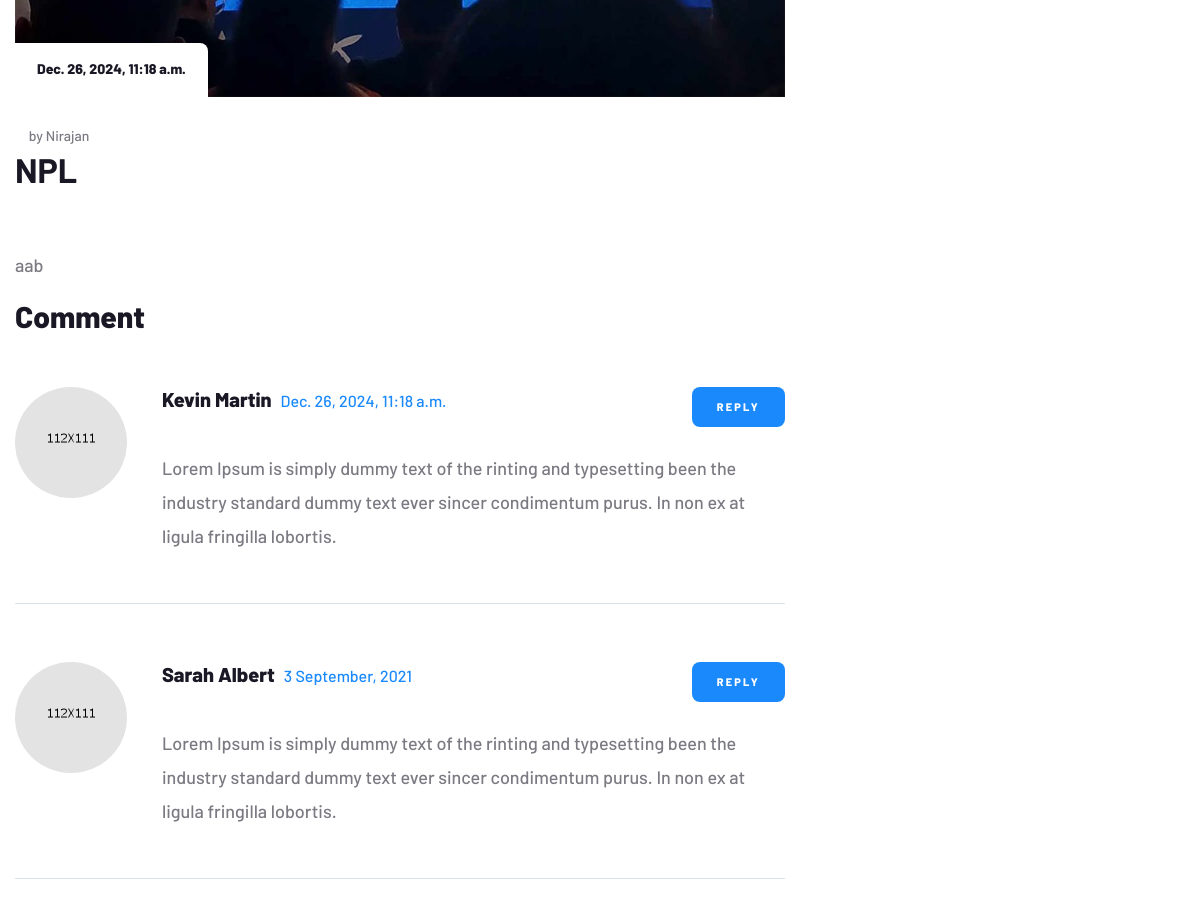
Before: /news/1/ (middle part) with the older database file.
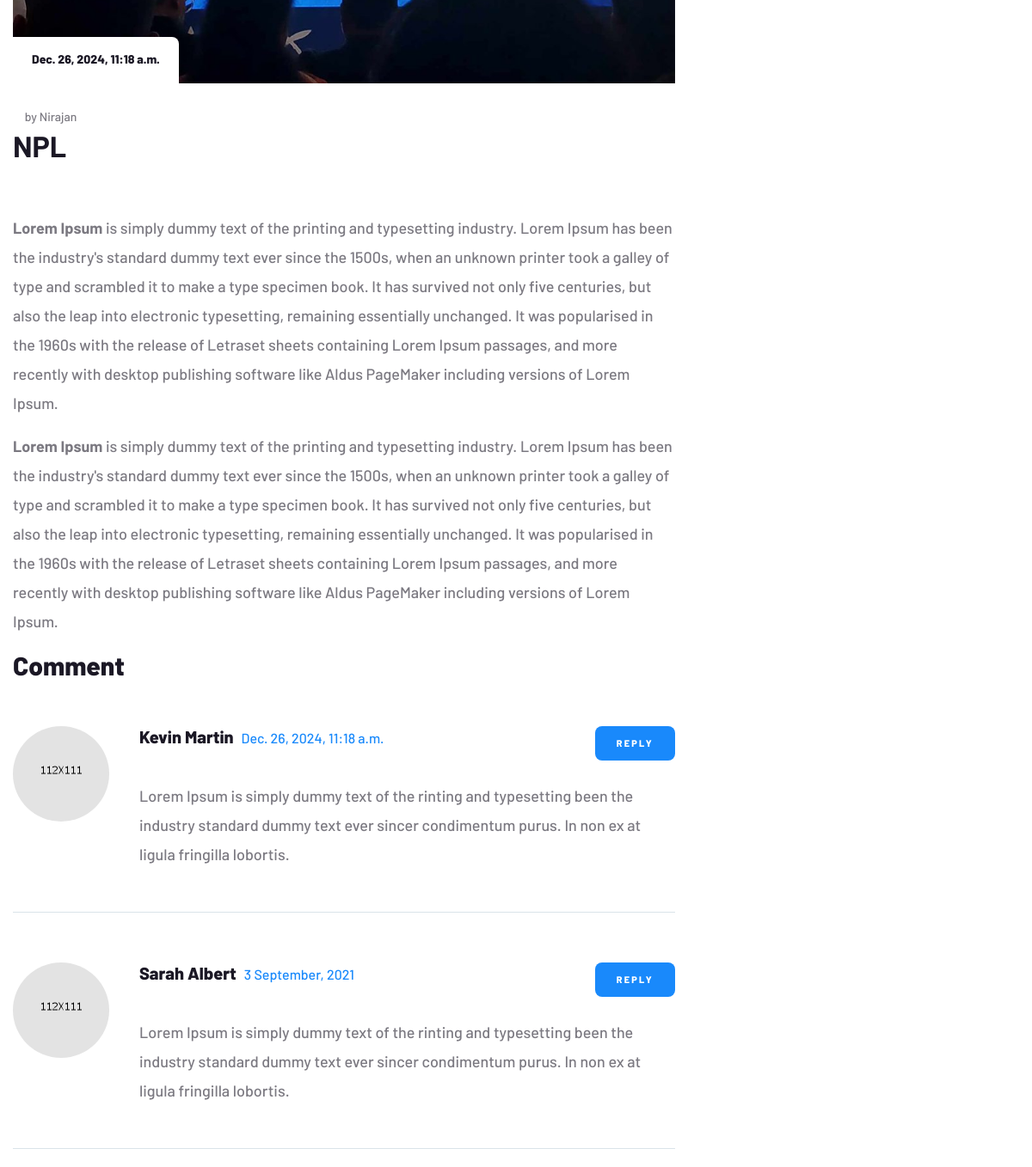
After: the same page with the newer database file.
### it_solution/models.py (models this page shows, shortened)
class LatestNews(models.Model):
    image= models.ImageField(upload_to='latestnews/')
    title= models.CharField(max_length=255)
    admin= models.CharField(max_length=255)
    content= RichTextField()
    date= models.DateTimeField(auto_now_add=True)

### it_solution/views.py (the view)
# urls.py: path("news/<int:pk>/", views.newsdetailsview, name="news-details"),
def newsdetailsview(request, pk):
      data = get_object_or_404(LatestNews, pk=pk)
      comments = Comment.objects.all()
      context = {
            'data': data,
            'comment': comments
      }
      return render(request, "news-details.html", context)

### templates/news-details.html (shortened to what the changed rows need)
{% extends "base.html" %}
{% load static %}
{% block content %}
<!DOCTYPE html>
<html lang="en">
<head>
    <link rel="stylesheet" href="{% static 'assets/vendors/bootstrap/css/bootstrap.min.css'%}" />
    <link rel="stylesheet" href="{% static 'assets/vendors/animate/animate.min.css'%}" />
    <link rel="stylesheet" href="{% static 'assets/vendors/animate/custom-animate.css'%}" />
    <link rel="stylesheet" href="{% static 'assets/vendors/fontawesome/css/all.min.css'%}" />
    <link rel="stylesheet" href="{% static 'assets/vendors/jarallax/jarallax.css'%}" />
    <link rel="stylesheet" href="{% static 'assets/vendors/jquery-magnific-popup/jquery.magnific-popup.css'%}" />
    <link rel="stylesheet" href="{% static 'assets/vendors/nouislider/nouislider.min.css'%}" />
    <link rel="stylesheet" href="{% static 'assets/vendors/nouislider/nouislider.pips.css'%}" />
    <link rel="stylesheet" href="{% static 'assets/vendors/odometer/odometer.min.css'%}" />
    <link rel="stylesheet" href="{% static 'assets/vendors/swiper/swiper.min.css'%}" />
    <link rel="stylesheet" href="{% static 'assets/vendors/izeetak-icons/style.css'%}">
    <link rel="stylesheet" href="{% static 'assets/vendors/tiny-slider/tiny-slider.min.css'%}" />
    <link rel="stylesheet" href="{% static 'assets/vendors/reey-font/stylesheet.css'%}" />
    <link rel="stylesheet" href="{% static 'assets/vendors/owl-carousel/owl.carousel.min.css'%}" />
    <link rel="stylesheet" href="{% static 'assets/vendors/owl-carousel/owl.theme.default.min.css'%}" />
    <link rel="stylesheet" href="{% static 'assets/vendors/twentytwenty/twentytwenty.css'%}" />
    <link rel="stylesheet" href="{% static 'assets/vendors/bxslider/jquery.bxslider.css'%}" />
    <link rel="stylesheet" href="{% static 'assets/vendors/bootstrap-select/css/bootstrap-select.min.css'%}" />
    <link rel="stylesheet" href="{% static 'assets/vendors/vegas/vegas.min.css'%}" />
    <link rel="stylesheet" href="{% static 'assets/vendors/jquery-ui/jquery-ui.css'%}" />
    <link rel="stylesheet" href="{% static 'assets/vendors/timepicker/timePicker.css'%}" />
    <link rel="stylesheet" href="{% static 'assets/css/izeetak.css'%}" />
    <link rel="stylesheet" href="{% static 'assets/css/izeetak-responsive.css'%}" />
</head>
<body>
    <div class="page-wrapper">
        <section class="news-details">
            <div class="container">
                <div class="row">
                    <div class="col-xl-8 col-lg-7">
                        <div class="news-details__left">
                            <div class="news-details__img">
                                <img src="{{ data.image.url }}" alt="">
                                <div class="news-details__date-box">
                                    <p>{{ data.date}}</p>
                                </div>
                            </div>
                            <div class="news-details__content">
                                <ul class="list-unstyled news-details__meta">
                                    <li><a href="news-details.html"><i class="far fa-user-circle"></i> by {{data.admin}}</a></li>
                                    <li><a href="news-details.html"><i class="far fa-comments"></i> {{ data.comments }}</a>
                                    </li>
                                </ul>
                                <h3 class="news-details__title"> {{ data.title }}</h3>
                                <p class="news-details__text-1">
                                    {{ data.content |safe }}
                                </p>
                            </div>
                            <div class="comment-one">
                                <div class="comment-one__single">
                                    <div class="comment-one__content">
                                        <h3>Kevin Martin <span>{{data.date}}</span></h3>
                                    </div>
                                </div>
                            </div>
                        </div>
                    </div>
                </div>
            </div>
        </section>
    </div>
</body>
</html>
{% endblock content %}

Changed rows visible on the page:
changed LatestNews "NPL": content "aab" → "Lorem Ipsum is simply dummy text of the printing and typesetting industry. Lorem Ipsum has been the industry's standard dummy text ever since the 1500s, when an unknown printer took a galley of type and scrambled it to make a type specimen book. It has survived not only five centuries, but also the leap into electronic typesetting, remaining essentially unchanged. It was popularised in the 1960s with the release of Letraset sheets containing Lorem Ipsum passages, and more recently with desktop publishing software like Aldus PageMaker including versions of Lorem Ipsum. Lorem Ipsum is simply dummy text of the printing and typesetting industry. Lorem Ipsum has been the industry's standard…"
